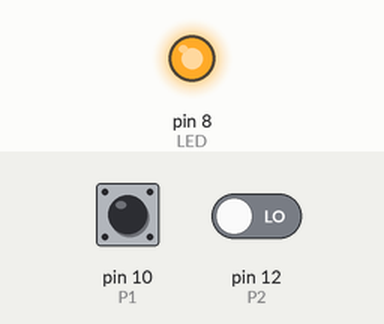
Simulated run of this sketch. Board: Arduino Uno, built with avr-gcc and run on an emulated ATmega328P. Shown: output pins drawn as LEDs (lit = HIGH). Inputs (shaded band) come from the test bench; at power-on: pin 12 (P2) LOW, pin 10 (P1) HIGH. What the sketch prints to the serial monitor is not drawn.

Above: at 1.2 s.
1.3 s: pin 12 (P2) driven HIGH
At 1.6 s:
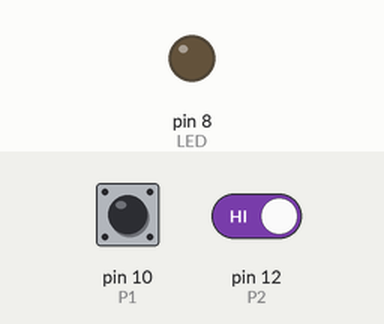
2.8 s: pin 12 (P2) driven LOW
At 4.0 s:
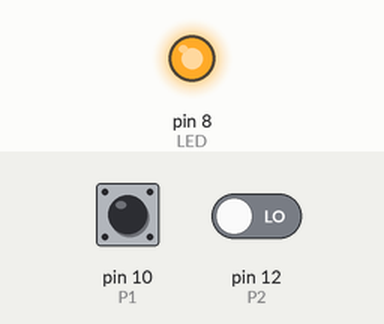
Timing chart, 0 to 5.8 s (numbered marks = the images above; inputs shaded):
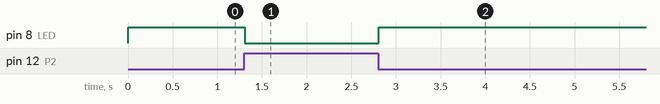

Measured:
- after the input at 1.3 s, pin 8 (LED): HIGH → LOW at once
- after the input at 2.8 s, pin 8 (LED): LOW → HIGH at once

The sketch:

6.3_OR.ino
```cpp
//Si no se pulsa ninguno = 0
//si se pulsa uno o los 2 = 1

int P1 = 10;
int P2 = 12;
int LED = 8;

void setup()
{
  pinMode(P1, INPUT);
  pinMode(P2, INPUT);
  pinMode(LED, OUTPUT);
  Serial.begin(9600);
}

void loop()
{
  if (digitalRead(P1)==0 or digitalRead(P2)==0){
     Serial.println("1");
  	 digitalWrite(LED, 1);}

  else{
    if (digitalRead(P2)==1 or digitalRead(P1)==1){
    Serial.println("0");
    digitalWrite(LED, 0);}
  }
}
```
